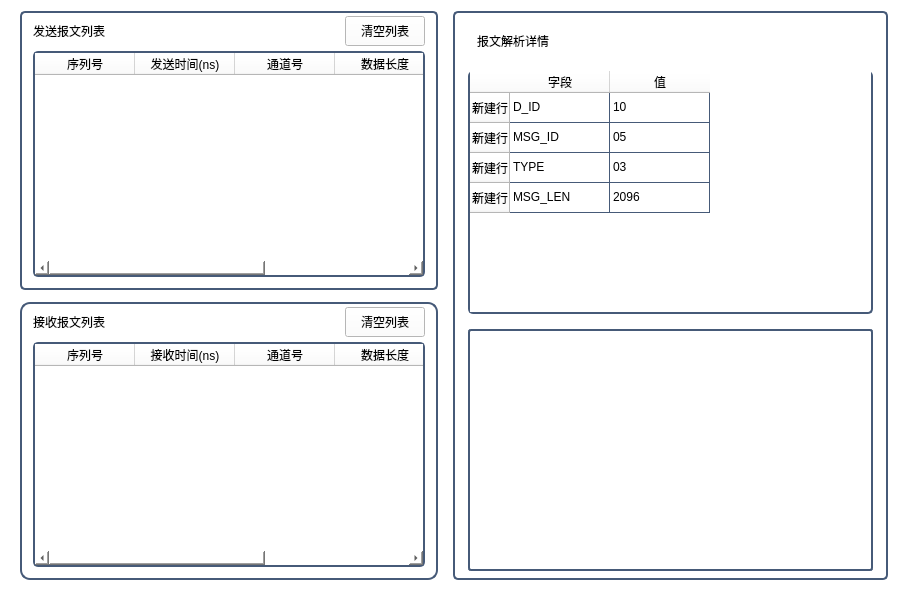
<?xml version="1.0" encoding="UTF-8"?>
<ui version="4.0">
 <class>wid_msgmonitor</class>
 <widget class="QWidget" name="wid_msgmonitor">
  <property name="geometry">
   <rect>
    <x>0</x>
    <y>0</y>
    <width>899</width>
    <height>591</height>
   </rect>
  </property>
  <property name="windowTitle">
   <string>Form</string>
  </property>
  <property name="styleSheet">
   <string notr="true">background-color: rgb(255,255,255);</string>
  </property>
  <layout class="QGridLayout" name="gridLayout_7">
   <item row="0" column="0">
    <widget class="QWidget" name="widget" native="true">
     <layout class="QGridLayout" name="gridLayout_6">
      <property name="topMargin">
       <number>0</number>
      </property>
      <property name="bottomMargin">
       <number>0</number>
      </property>
      <property name="horizontalSpacing">
       <number>6</number>
      </property>
      <property name="verticalSpacing">
       <number>12</number>
      </property>
      <item row="0" column="0">
       <widget class="QWidget" name="wid_sendMsg" native="true">
        <property name="styleSheet">
         <string notr="true">#wid_sendMsg{
background-color: rgb(255,255,255);
border:2px solid rgb(70,90,120);
border-radius:5px;
font: 75 11pt &quot;微软雅黑&quot;;
}</string>
        </property>
        <layout class="QGridLayout" name="gridLayout">
         <property name="leftMargin">
          <number>13</number>
         </property>
         <property name="topMargin">
          <number>5</number>
         </property>
         <property name="rightMargin">
          <number>13</number>
         </property>
         <property name="bottomMargin">
          <number>13</number>
         </property>
         <property name="horizontalSpacing">
          <number>0</number>
         </property>
         <property name="verticalSpacing">
          <number>5</number>
         </property>
         <item row="1" column="0">
          <widget class="QLabel" name="label">
           <property name="minimumSize">
            <size>
             <width>0</width>
             <height>30</height>
            </size>
           </property>
           <property name="maximumSize">
            <size>
             <width>16777215</width>
             <height>30</height>
            </size>
           </property>
           <property name="styleSheet">
            <string notr="true">color: rgb(0, 0, 0);
background-color: rgb(255, 255, 255);
font: 75 14pt &quot;微软雅黑&quot;;</string>
           </property>
           <property name="text">
            <string>发送报文列表</string>
           </property>
          </widget>
         </item>
         <item row="2" column="0" colspan="3">
          <widget class="QTableWidget" name="tabwid_send">
           <property name="styleSheet">
            <string notr="true">#tabwid_send{
background-color: rgb(255,255,255);
border-left:2px solid rgb(70,90,120);
border-right:2px solid rgb(70,90,120);
border-bottom:2px solid rgb(70,90,120);
border-top:2px solid rgb(70,90,120);
border-radius:5px;
font: 75 11pt &quot;微软雅黑&quot;;
color: rgb(0,0,0);
gridline-color:rgb(70,90,120);
}
Qtablewidget::item{
border:1px solid rgb(70,90,120);
}</string>
           </property>
           <attribute name="horizontalHeaderVisible">
            <bool>true</bool>
           </attribute>
           <attribute name="verticalHeaderVisible">
            <bool>true</bool>
           </attribute>
           <column>
            <property name="text">
             <string>序列号</string>
            </property>
           </column>
           <column>
            <property name="text">
             <string>发送时间(ns)</string>
            </property>
           </column>
           <column>
            <property name="text">
             <string>通道号</string>
            </property>
           </column>
           <column>
            <property name="text">
             <string>数据长度</string>
            </property>
           </column>
           <column>
            <property name="text">
             <string>数据值</string>
            </property>
           </column>
          </widget>
         </item>
         <item row="1" column="2">
          <widget class="QPushButton" name="pbtn_clearsend">
           <property name="sizePolicy">
            <sizepolicy hsizetype="Minimum" vsizetype="Fixed">
             <horstretch>0</horstretch>
             <verstretch>0</verstretch>
            </sizepolicy>
           </property>
           <property name="minimumSize">
            <size>
             <width>75</width>
             <height>30</height>
            </size>
           </property>
           <property name="styleSheet">
            <string notr="true">QPushButton{
border:1px solid rgb(70,90,120);
color: rgb(255, 255, 255);
border-radius:3px;
font: 75 11pt &quot;微软雅黑&quot;;
background-color: rgb(153,217,234);
}
QPushButton:hover{
color: rgb(25, 118, 210);
background-color: rgb(227, 236, 255);
};</string>
           </property>
           <property name="text">
            <string>清空列表</string>
           </property>
           <property name="icon">
            <iconset resource="../../../../WTTools/WTRecordPlugin/Res.qrc">
             <normaloff>:/Images/Icons1/ICON_Delete.png</normaloff>:/Images/Icons1/ICON_Delete.png</iconset>
           </property>
          </widget>
         </item>
         <item row="1" column="1">
          <spacer name="horizontalSpacer_3">
           <property name="orientation">
            <enum>Qt::Horizontal</enum>
           </property>
           <property name="sizeHint" stdset="0">
            <size>
             <width>40</width>
             <height>20</height>
            </size>
           </property>
          </spacer>
         </item>
        </layout>
       </widget>
      </item>
      <item row="1" column="0">
       <widget class="QWidget" name="wid_pro" native="true">
        <property name="styleSheet">
         <string notr="true">#wid_pro{
background-color: rgb(255,255,255);
border:2px solid rgb(70,90,120);
border-radius:10px;
font: 75 11pt &quot;微软雅黑&quot;;
}</string>
        </property>
        <layout class="QGridLayout" name="gridLayout_5">
         <property name="leftMargin">
          <number>13</number>
         </property>
         <property name="topMargin">
          <number>5</number>
         </property>
         <property name="rightMargin">
          <number>13</number>
         </property>
         <property name="bottomMargin">
          <number>13</number>
         </property>
         <property name="horizontalSpacing">
          <number>0</number>
         </property>
         <property name="verticalSpacing">
          <number>5</number>
         </property>
         <item row="0" column="0">
          <widget class="QLabel" name="label_3">
           <property name="minimumSize">
            <size>
             <width>0</width>
             <height>30</height>
            </size>
           </property>
           <property name="maximumSize">
            <size>
             <width>16777215</width>
             <height>30</height>
            </size>
           </property>
           <property name="styleSheet">
            <string notr="true">color: rgb(0, 0, 0);
background-color: rgb(255, 255, 255);
font: 75 14pt &quot;微软雅黑&quot;;</string>
           </property>
           <property name="text">
            <string>接收报文列表</string>
           </property>
          </widget>
         </item>
         <item row="2" column="0" colspan="4">
          <widget class="QTableWidget" name="tableWidget_recv">
           <property name="styleSheet">
            <string notr="true">#tableWidget_recv{
background-color: rgb(255,255,255);
border-left:2px solid rgb(70,90,120);
border-right:2px solid rgb(70,90,120);
border-bottom:2px solid rgb(70,90,120);
border-top:2px solid rgb(70,90,120);
border-radius:5px;
font: 75 11pt &quot;微软雅黑&quot;;
color: rgb(0,0,0);
gridline-color:rgb(70,90,120);
}
Qtablewidget::item{
border:1px solid rgb(70,90,120);
}</string>
           </property>
           <column>
            <property name="text">
             <string>序列号</string>
            </property>
           </column>
           <column>
            <property name="text">
             <string>接收时间(ns)</string>
            </property>
           </column>
           <column>
            <property name="text">
             <string>通道号</string>
            </property>
           </column>
           <column>
            <property name="text">
             <string>数据长度</string>
            </property>
           </column>
           <column>
            <property name="text">
             <string>数据值</string>
            </property>
           </column>
          </widget>
         </item>
         <item row="0" column="2">
          <widget class="QPushButton" name="pbtn_clearrecv">
           <property name="minimumSize">
            <size>
             <width>75</width>
             <height>30</height>
            </size>
           </property>
           <property name="styleSheet">
            <string notr="true">QPushButton{
border:1px solid rgb(70,90,120);
color: rgb(255, 255, 255);
border-radius:3px;
font: 75 11pt &quot;微软雅黑&quot;;
background-color: rgb(153,217,234);
}
QPushButton:hover{
color: rgb(25, 118, 210);
background-color: rgb(227, 236, 255);
};</string>
           </property>
           <property name="text">
            <string>清空列表</string>
           </property>
           <property name="icon">
            <iconset resource="../../../../WTTools/WTRecordPlugin/Res.qrc">
             <normaloff>:/Images/Icons1/ICON_Delete.png</normaloff>:/Images/Icons1/ICON_Delete.png</iconset>
           </property>
          </widget>
         </item>
         <item row="0" column="1">
          <spacer name="horizontalSpacer">
           <property name="orientation">
            <enum>Qt::Horizontal</enum>
           </property>
           <property name="sizeHint" stdset="0">
            <size>
             <width>40</width>
             <height>20</height>
            </size>
           </property>
          </spacer>
         </item>
        </layout>
       </widget>
      </item>
     </layout>
    </widget>
   </item>
   <item row="0" column="1">
    <widget class="QWidget" name="wid_MsgInfo" native="true">
     <property name="styleSheet">
      <string notr="true">#wid_MsgInfo{
background-color: rgb(255,255,255);
border:2px solid rgb(70,90,120);
border-radius:5px;
font: 75 11pt &quot;微软雅黑&quot;;
}</string>
     </property>
     <layout class="QGridLayout" name="gridLayout_3">
      <property name="leftMargin">
       <number>15</number>
      </property>
      <property name="topMargin">
       <number>15</number>
      </property>
      <property name="rightMargin">
       <number>15</number>
      </property>
      <property name="bottomMargin">
       <number>9</number>
      </property>
      <property name="spacing">
       <number>15</number>
      </property>
      <item row="1" column="0">
       <widget class="QTableWidget" name="tabwid_info">
        <property name="styleSheet">
         <string notr="true">#tabwid_info{
background-color: rgb(255,255,255);
border-left:2px solid rgb(70,90,120);
border-right:2px solid rgb(70,90,120);
border-bottom:2px solid rgb(70,90,120);
border-radius:5px;
font: 75 11pt &quot;微软雅黑&quot;;
color: rgb(0,0,0);
gridline-color:rgb(70,90,120);
}
Qtablewidget::item{
border:1px solid rgb(70,90,120);
}</string>
        </property>
        <row>
         <property name="text">
          <string>新建行</string>
         </property>
        </row>
        <row>
         <property name="text">
          <string>新建行</string>
         </property>
        </row>
        <row>
         <property name="text">
          <string>新建行</string>
         </property>
        </row>
        <row>
         <property name="text">
          <string>新建行</string>
         </property>
        </row>
        <column>
         <property name="text">
          <string>字段</string>
         </property>
        </column>
        <column>
         <property name="text">
          <string>值</string>
         </property>
        </column>
        <item row="0" column="0">
         <property name="text">
          <string>D_ID</string>
         </property>
        </item>
        <item row="0" column="1">
         <property name="text">
          <string>10</string>
         </property>
        </item>
        <item row="1" column="0">
         <property name="text">
          <string>MSG_ID</string>
         </property>
        </item>
        <item row="1" column="1">
         <property name="text">
          <string>05</string>
         </property>
        </item>
        <item row="2" column="0">
         <property name="text">
          <string>TYPE</string>
         </property>
        </item>
        <item row="2" column="1">
         <property name="text">
          <string>03</string>
         </property>
        </item>
        <item row="3" column="0">
         <property name="text">
          <string>MSG_LEN</string>
         </property>
        </item>
        <item row="3" column="1">
         <property name="text">
          <string>2096</string>
         </property>
        </item>
       </widget>
      </item>
      <item row="0" column="0">
       <layout class="QGridLayout" name="gridLayout_4">
        <property name="leftMargin">
         <number>9</number>
        </property>
        <property name="rightMargin">
         <number>9</number>
        </property>
        <item row="0" column="0">
         <widget class="QLabel" name="label_2">
          <property name="minimumSize">
           <size>
            <width>0</width>
            <height>30</height>
           </size>
          </property>
          <property name="maximumSize">
           <size>
            <width>16777215</width>
            <height>30</height>
           </size>
          </property>
          <property name="styleSheet">
           <string notr="true">color: rgb(0, 0, 0);
background-color: rgb(255, 255, 255);
font: 75 14pt &quot;微软雅黑&quot;;</string>
          </property>
          <property name="text">
           <string>报文解析详情</string>
          </property>
         </widget>
        </item>
        <item row="0" column="1">
         <spacer name="horizontalSpacer_2">
          <property name="orientation">
           <enum>Qt::Horizontal</enum>
          </property>
          <property name="sizeHint" stdset="0">
           <size>
            <width>40</width>
            <height>20</height>
           </size>
          </property>
         </spacer>
        </item>
       </layout>
      </item>
      <item row="2" column="0">
       <widget class="QPlainTextEdit" name="plainTextEdit">
        <property name="styleSheet">
         <string notr="true">border:2px solid rgb(70,90,120);
color: rgb(146, 182, 202);
border-radius:3px;
font: 75 11pt &quot;微软雅黑&quot;;
background-color: rgb(255,255,255);</string>
        </property>
       </widget>
      </item>
     </layout>
    </widget>
   </item>
  </layout>
 </widget>
 <resources>
  <include location="../../../../WTTools/WTRecordPlugin/Res.qrc"/>
 </resources>
 <connections/>
</ui>
